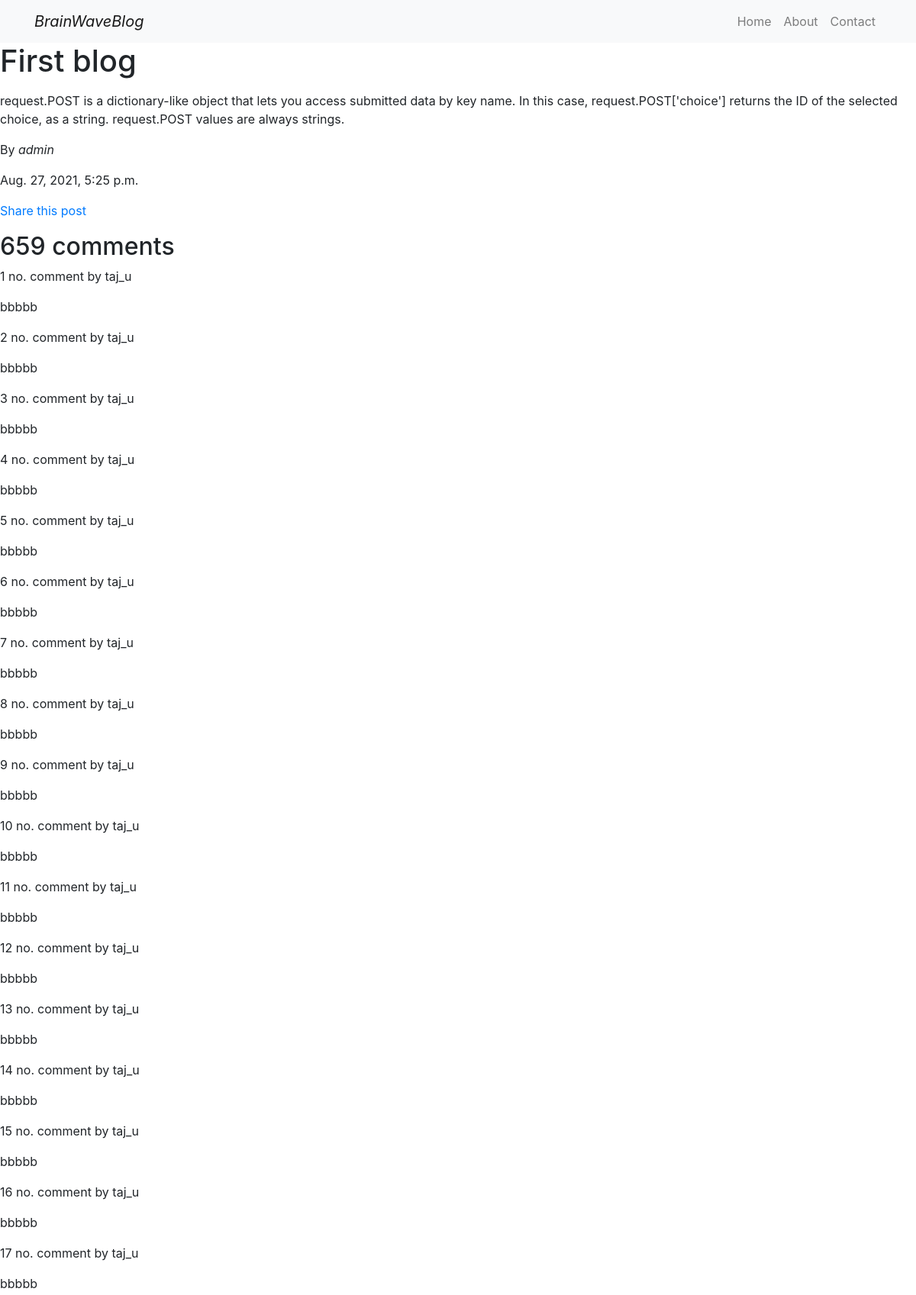
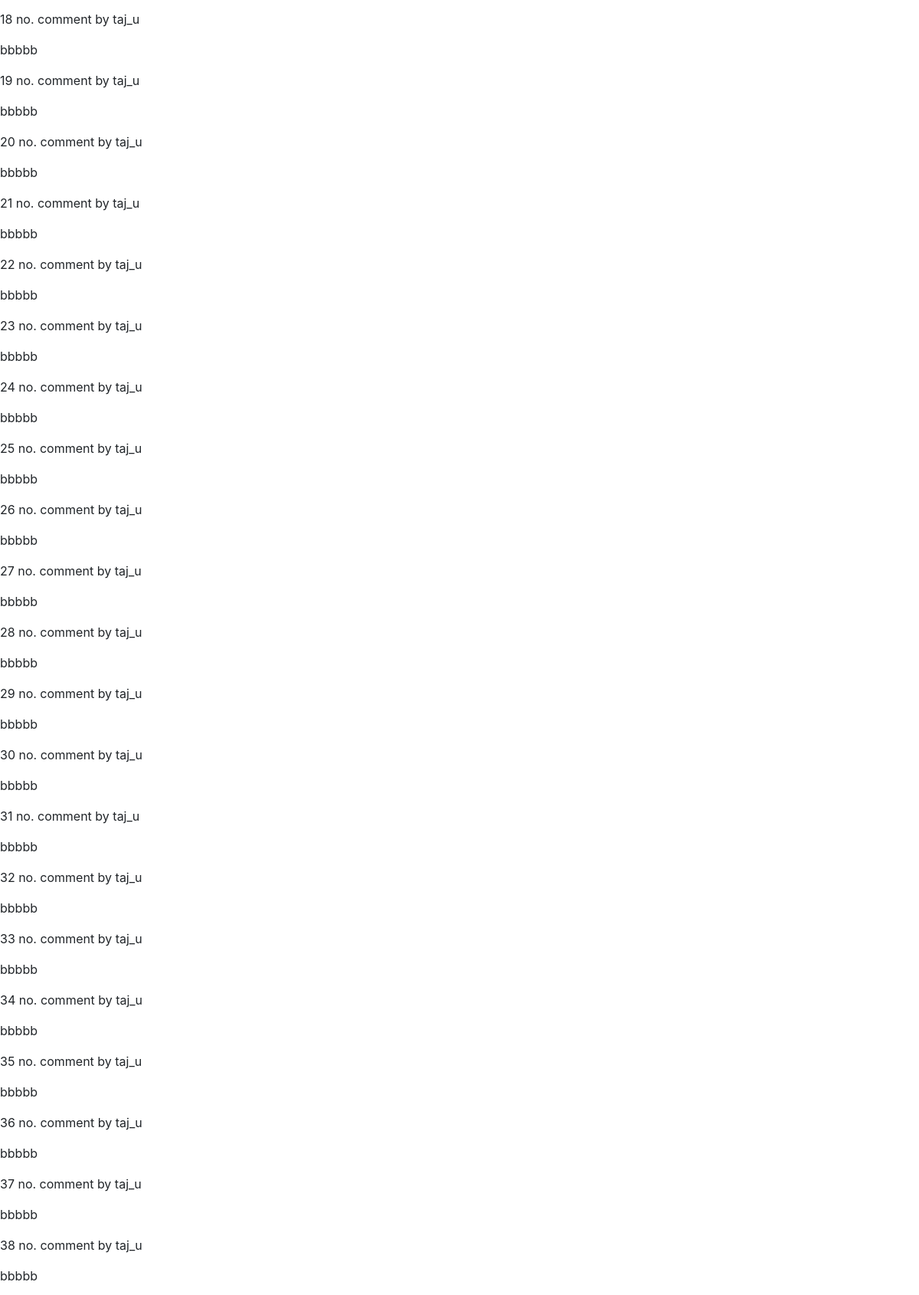
/blog/post/2021/8/27/first-blog/ (upper part), run on the app's committed database (2 pictures, top to bottom).
### blog/models.py (models this page shows, shortened)
class Post(models.Model):
    STATUS_CHOICES = (
    ('draft', 'Draft'),
    ('published', 'Published'),
    )
    title = models.CharField(max_length=250)
    slug = models.SlugField(max_length=250,
                            unique_for_date='publish')
    author = models.ForeignKey(User,
                               on_delete=models.CASCADE,
                               related_name='blog_posts')
    body = models.TextField()
    publish = models.DateTimeField(default=timezone.now)
    created = models.DateTimeField(auto_now_add=True)
    updated = models.DateTimeField(auto_now=True)
    status = models.CharField(max_length=10,
                              choices=STATUS_CHOICES,
                              default='draft')
    tags = TaggableManager()
    objects = models.Manager()
    published = PublishedManager()
    class Meta:
        ordering = ('-publish',)

class Comment(models.Model):
    post = models.ForeignKey(Post, on_delete = models.CASCADE, related_name = 'comments')
    name = models.CharField(max_length = 30)
    email = models.EmailField(blank=True)
    body = models.TextField()
    created = models.DateTimeField(auto_now_add = True)
    edited = models.DateTimeField(auto_now = True)
    active = models.BooleanField(default = True)
    class Meta:
        ordering = ('-created',)

### blog/views.py (the view)
# urls.py: path('post/<int:year>/<int:month>/<int:day>/<slug:slug>/', views.post_detail, name='post_detail'),
def post_detail(request, year, month, day, slug):
    post = get_object_or_404(Post, slug=slug,
        status='published',
        publish__year=year,
        publish__month=month,
        publish__day=day)
    comments = post.comments.filter(active=True)
    new_comment = None
    if request.method == 'POST':
        comment_form = CommentForm(request.POST)
        if comment_form.is_valid():
            new_comment = comment_form.save(commit=False)
            new_comment.post = post
            new_comment.save()
            return redirect('blog:post_list')
    else:
        comment_form = CommentForm()
    context = {
        'post': post,
        'comments':comments,
        'new_comment':new_comment,
        'comment_form':comment_form}
    return render(request, 'blog/post/detail.html', context)

### blog/templates/blog/post/detail.html (shortened to what this page needs)
{% extends "base.html" %}
{% block content %}
<h1>{{post.title}}</h1>
<p>
    {{post.body | linebreaks}}
</p>
<p>By <i>{{ post.author }}</i></p>
<p>{{ post.created }}</p>
<p>
<a href = "{% url 'blog:post_share'  post.id %}">Share this post</a>
</p>
{% with comments.count as total_comments %}
<h2>
{{ total_comments }} comment{{ total_comments|pluralize }}
</h2>
{% endwith %}
{% for comment in comments %}
<div class='comment'>
<p class='info'>
{{ forloop.counter }} no. comment by {{ comment.name }}
</p>
{{ comment.body|linebreaks }}
{% empty %}
    <p>There are no comment yet.</p>
{% endfor %}
{% endblock %}

### data on the page
Post: title "First blog", body "request.POST is a dictionary-like object that lets you access submitted data by key name. In this case, request.POST['choice'] returns the ID of the selected choice, as a string. request.POST values are always strings.", author "admin", created "Aug. 27, 2021, 5:25 p.m."
Comment: name "taj_u", body "bbbbb"
Comment: name "taj_u", body "bbbbb"
Comment: name "taj_u", body "bbbbb"
Comment: name "taj_u", body "bbbbb"
Comment: name "taj_u", body "bbbbb"
Comment: name "taj_u", body "bbbbb"
Comment: name "taj_u", body "bbbbb"
Comment: name "taj_u", body "bbbbb"
Comment: name "taj_u", body "bbbbb"
Comment: name "taj_u", body "bbbbb"
Comment: name "taj_u", body "bbbbb"
Comment: name "taj_u", body "bbbbb"
Comment: name "taj_u", body "bbbbb"
Comment: name "taj_u", body "bbbbb"
Comment: name "taj_u", body "bbbbb"
Comment: name "taj_u", body "bbbbb"
Comment: name "taj_u", body "bbbbb"
Comment: name "taj_u", body "bbbbb"
Comment: name "taj_u", body "bbbbb"
Comment: name "taj_u", body "bbbbb"
Comment: name "taj_u", body "bbbbb"
Comment: name "taj_u", body "bbbbb"
Comment: name "taj_u", body "bbbbb"
Comment: name "taj_u", body "bbbbb"
Comment: name "taj_u", body "bbbbb"
Comment: name "taj_u", body "bbbbb"
Comment: name "taj_u", body "bbbbb"
Comment: name "taj_u", body "bbbbb"
Comment: name "taj_u", body "bbbbb"
Comment: name "taj_u", body "bbbbb"
Comment: name "taj_u", body "bbbbb"
Comment: name "taj_u", body "bbbbb"
Comment: name "taj_u", body "bbbbb"
Comment: name "taj_u", body "bbbbb"
Comment: name "taj_u", body "bbbbb"
Comment: name "taj_u", body "bbbbb"
Comment: name "taj_u", body "bbbbb"
Comment: name "taj_u", body "bbbbb"

### other printed values
{{ total_comments }} "659"
